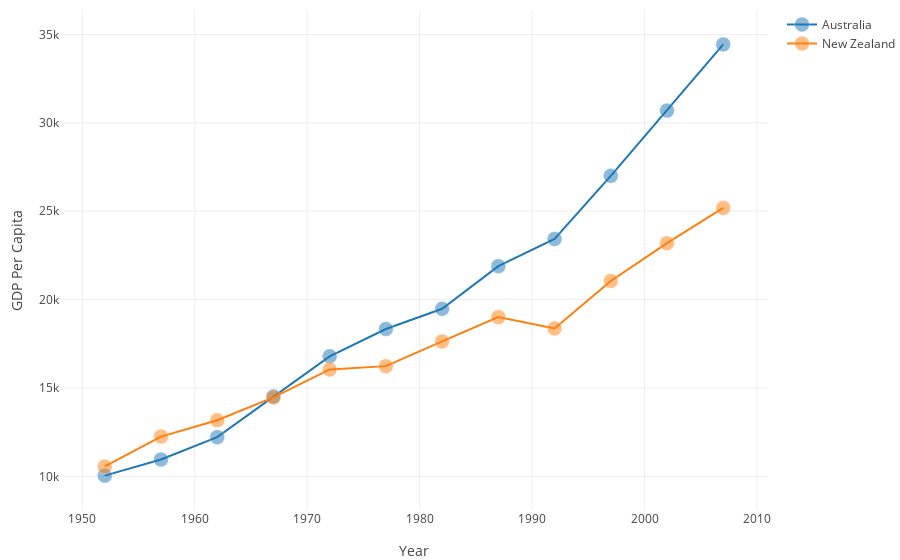

Notebook code for this chart:
### Code cell
dff = df.loc[df['country'].isin(country_values)]

plotly.offline.iplot({
    "data": [go.Scatter(
            x=dff[dff['country'] == country]['year'],
            y=dff[dff['country'] == country]['GDP_per_capita'],
            text="Continent: " +
                  f"{dff[dff['country'] == country]['continent'].unique()[0]}",
            mode='lines+markers',
            name=country,
            marker={
                'size': 15,
                'opacity': 0.5,
                'line': {'width': 0.5, 'color': 'white'}
            }
        ) for country in dff.country.unique()],
    "layout": go.Layout(
            xaxis={'title': 'Year'},
            yaxis={'title': 'GDP Per Capita'},
            margin={'l': 60, 'b': 50, 't': 10, 'r': 0},
            hovermode='closest'
    )
})

### Figure 1 — Plotly figure (JSON) as saved in the notebook; plotly's stock layout.template omitted (floating-point values rounded to 4 significant figures)
{"data": [{"marker": {"line": {"color": "white", "width": 0.5}, "opacity": 0.5, "size": 15}, "mode": "lines+markers", "name": "Australia", "text": "Continent: Oceania", "type": "scatter", "x": [1952, 1957, 1962, 1967, 1972, 1977, 1982, 1987, 1992, 1997, 2002, 2007], "y": [10040.0, 10950.0, 12220.0, 14530.0, 16790.0, 18330.0, 19480.0, 21890.0, 23420.0, 27000.0, 30690.0, 34440.0]}, {"marker": {"line": {"color": "white", "width": 0.5}, "opacity": 0.5, "size": 15}, "mode": "lines+markers", "name": "New Zealand", "text": "Continent: Oceania", "type": "scatter", "x": [1952, 1957, 1962, 1967, 1972, 1977, 1982, 1987, 1992, 1997, 2002, 2007], "y": [10560.0, 12250.0, 13180.0, 14460.0, 16050.0, 16230.0, 17630.0, 19010.0, 18360.0, 21050.0, 23190.0, 25190.0]}], "layout": {"hovermode": "closest", "margin": {"b": 50, "l": 60, "r": 0, "t": 10}, "xaxis": {"title": "Year"}, "yaxis": {"title": "GDP Per Capita"}}}
